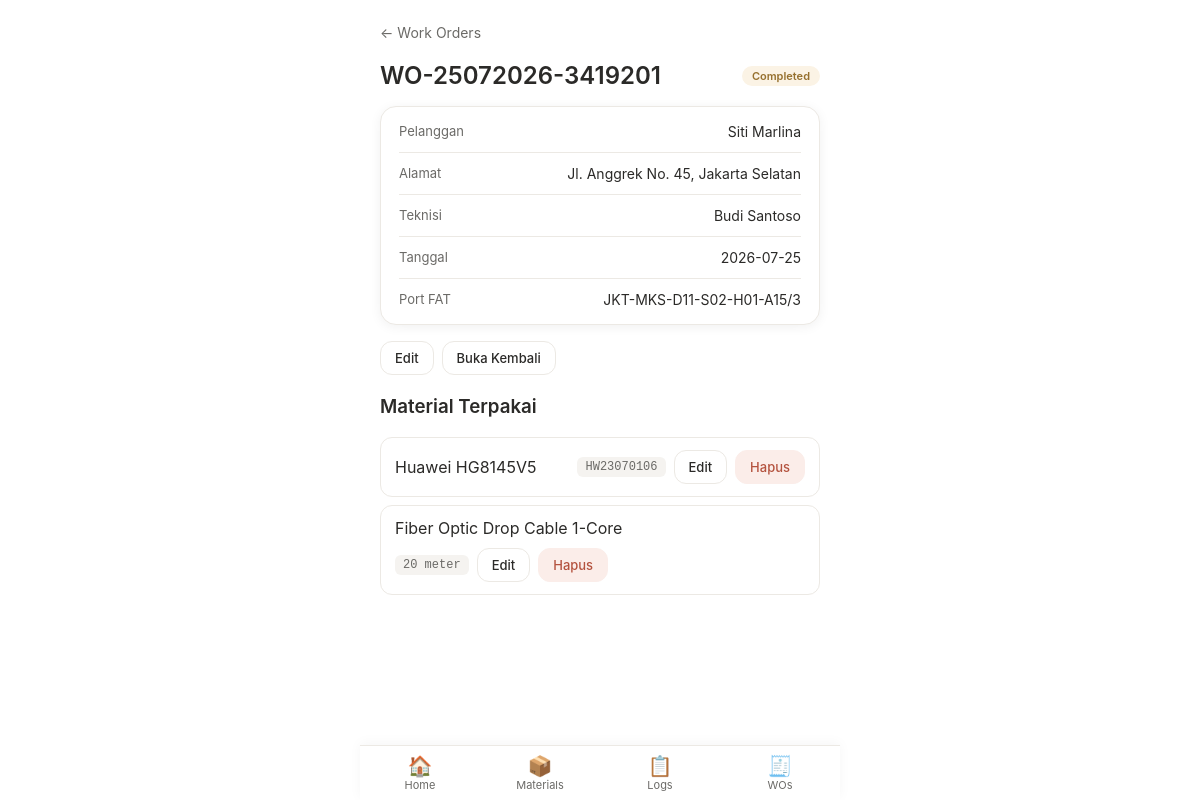
Screenshot of /index.php?page=workorder-detail&id=2 (signed in) with the database file from the repository.
### tables this page shows
CREATE TABLE work_orders (
  id INT AUTO_INCREMENT PRIMARY KEY,
  wo_no VARCHAR(50) NOT NULL UNIQUE,
  wo_date DATE NOT NULL,
  technician_id INT NOT NULL,
  customer_name VARCHAR(150) NOT NULL,
  customer_address VARCHAR(255),
  port_fat VARCHAR(100),
  status ENUM('open', 'completed') NOT NULL DEFAULT 'open',
  notes TEXT NULL,
  created_at DATETIME NOT NULL DEFAULT CURRENT_TIMESTAMP,
  CONSTRAINT fk_work_orders_technician
    FOREIGN KEY (technician_id) REFERENCES users(id)
    ON DELETE RESTRICT ON UPDATE CASCADE
);

CREATE TABLE users (
  id INT AUTO_INCREMENT PRIMARY KEY,
  name VARCHAR(100) NOT NULL,
  username VARCHAR(50) NOT NULL UNIQUE,
  password VARCHAR(255) NOT NULL,  
  role ENUM('admin', 'teknisi') NOT NULL,
  created_at DATETIME NOT NULL DEFAULT CURRENT_TIMESTAMP
);

CREATE TABLE usage_logs (
  id INT AUTO_INCREMENT PRIMARY KEY,
  wo_id INT NOT NULL,
  technician_id INT NOT NULL,
  material_id INT NOT NULL,
  serial_number VARCHAR(100) NULL,    
  qty_used DECIMAL(10,2) NULL,        
  is_deleted TINYINT(1) NOT NULL DEFAULT 0,
  deleted_at DATETIME NULL,
  created_at DATETIME NOT NULL DEFAULT CURRENT_TIMESTAMP,
  CONSTRAINT fk_usage_logs_wo
    FOREIGN KEY (wo_id) REFERENCES work_orders(id)
    ON DELETE RESTRICT ON UPDATE CASCADE,
  CONSTRAINT fk_usage_logs_technician
    FOREIGN KEY (technician_id) REFERENCES users(id)
    ON DELETE RESTRICT ON UPDATE CASCADE,
  CONSTRAINT fk_usage_logs_material
    FOREIGN KEY (material_id) REFERENCES materials(id)
    ON DELETE RESTRICT ON UPDATE CASCADE
);

CREATE TABLE materials (
  id INT AUTO_INCREMENT PRIMARY KEY,
  item_code VARCHAR(30) NOT NULL UNIQUE,
  category_id INT NOT NULL,
  description VARCHAR(255) NOT NULL,
  merk VARCHAR(50),
  tracking_type ENUM('serial', 'quantity') NOT NULL,
  unit VARCHAR(20) NOT NULL,  
  stock_qty DECIMAL(10,2) NOT NULL DEFAULT 0,
  low_stock_threshold DECIMAL(10,2) NULL DEFAULT NULL,
  created_at DATETIME NOT NULL DEFAULT CURRENT_TIMESTAMP,
  CONSTRAINT fk_materials_category
    FOREIGN KEY (category_id) REFERENCES categories(id)
    ON DELETE RESTRICT ON UPDATE CASCADE
);

### app/controllers/WorkOrderController.php (called while the page is built, shortened)
<?php
require_once __DIR__ . '/../models/WorkOrder.php';
require_once __DIR__ . '/../models/UsageLog.php';
class WorkOrderController
{
    public function detail(): void
    {
        $id = (int) ($_GET['id'] ?? 0);
        $workOrder = WorkOrder::find($id);
        $loggedMaterials = UsageLog::getByWorkOrder($id);
        require __DIR__ . '/../views/partials/header.php';
        require __DIR__ . '/../views/admin/workorders/detail.php';
        require __DIR__ . '/../views/partials/navbar.php';
        require __DIR__ . '/../views/partials/footer.php';
    }
}

### app/core/Router.php (called while the page is built, shortened)
<?php
class Router
{
    private static array $routes = [
        'login'     => ['AuthController', 'showLogin'],
        'do_login'  => ['AuthController', 'login'],
        'logout'    => ['AuthController', 'logout'],
        'dashboard' => ['DashboardController', 'index'],
        'home'      => ['DashboardController', 'teknisiHome'],
        'materials'             => ['MaterialController', 'index'],
        'material-form'         => ['MaterialController', 'form'],
        'material-save'         => ['MaterialController', 'save'],
        'material-serials'      => ['MaterialController', 'serials'],
        'material-serial-add'   => ['MaterialController', 'addSerial'],
        'material-stock-adjust' => ['MaterialController', 'adjustStock'],
        'workorders'             => ['WorkOrderController', 'index'],
        'workorder-form'         => ['WorkOrderController', 'form'],
        'workorder-save'         => ['WorkOrderController', 'save'],
        'workorder-detail'       => ['WorkOrderController', 'detail'],
        'workorder-toggle-status' => ['WorkOrderController', 'toggleStatus'],
        'log-usage'      => ['UsageLogController', 'form'],
        'usage-log-save' => ['UsageLogController', 'save'],
        'usage-log-edit'   => ['UsageLogController', 'editForm'],
        'usage-log-update' => ['UsageLogController', 'update'],
        'usage-log-delete' => ['UsageLogController', 'delete'],
        'history' => ['UsageLogController', 'history'],
        'logs'    => ['UsageLogController', 'adminLogs'],
        'audit-log' => ['AuditController', 'index'],
    ];
    public static function dispatch(): void
    {
        $page = $_GET['page'] ?? '';
        [$controllerName, $method] = self::$routes[$page];
        $controller = new $controllerName();
        $controller->$method();
    }
}

### public/index.php (called while the page is built, shortened)
<?php
require_once __DIR__ . '/../app/core/Router.php';
Router::dispatch();

### app/models/WorkOrder.php (called while the page is built, shortened)
<?php
class WorkOrder
{
    public static function find(int $id): ?array
    {
        $pdo = Database::getConnection();
        $stmt = $pdo->prepare(
            'SELECT wo.*, u.name AS technician_name
             FROM work_orders wo
             JOIN users u ON u.id = wo.technician_id
             WHERE wo.id = :id
             LIMIT 1'
        );
        $stmt->execute(['id' => $id]);
        $row = $stmt->fetch();
        return $row ?: null;
    }
}

### app/models/UsageLog.php (called while the page is built, shortened)
<?php
class UsageLog
{
    public static function getByWorkOrder(int $woId): array
    {
        $pdo = Database::getConnection();
        $stmt = $pdo->prepare(
            "SELECT ul.id, ul.wo_id, ul.material_id, ul.serial_number, ul.qty_used, ul.created_at,
                    m.description AS material_description, m.unit, m.tracking_type
             FROM usage_logs ul
             JOIN materials m ON m.id = ul.material_id
             WHERE ul.wo_id = :wo_id AND ul.is_deleted = 0
             ORDER BY ul.created_at ASC"
        );
        $stmt->execute(['wo_id' => $woId]);
        return $stmt->fetchAll();
    }
}

### app/views/admin/workorders/detail.php (the view, shortened to what this page needs)
<div class="container">
    <div class="topbar">
        <a href="index.php?page=workorders" class="topbar-back">&larr; Work Orders</a>
    </div>
    <div class="section-header">
        <h2><?= htmlspecialchars($workOrder['wo_no']) ?></h2>
        <span class="badge badge-<?= $workOrder['status'] === 'open' ? 'serial' : 'quantity' ?>">
            <?= $workOrder['status'] === 'open' ? 'Open' : 'Completed' ?>
        </span>
    </div>
    <div class="wo-info-card">
        <div class="wo-info-row">
            <span class="wo-info-label">Pelanggan</span>
            <span class="wo-info-value"><?= htmlspecialchars($workOrder['customer_name']) ?></span>
        </div>
        <?php if ($workOrder['customer_address']): ?>
            <div class="wo-info-row">
                <span class="wo-info-label">Alamat</span>
                <span class="wo-info-value"><?= htmlspecialchars($workOrder['customer_address']) ?></span>
            </div>
        <?php endif; ?>
        <div class="wo-info-row">
            <span class="wo-info-label">Teknisi</span>
            <span class="wo-info-value"><?= htmlspecialchars($workOrder['technician_name']) ?></span>
        </div>
        <div class="wo-info-row">
            <span class="wo-info-label">Tanggal</span>
            <span class="wo-info-value"><?= htmlspecialchars($workOrder['wo_date']) ?></span>
        </div>
        <?php if ($workOrder['port_fat']): ?>
            <div class="wo-info-row">
                <span class="wo-info-label">Port FAT</span>
                <span class="wo-info-value"><?= htmlspecialchars($workOrder['port_fat']) ?></span>
            </div>
        <?php endif; ?>
    </div>
    <div class="material-actions" style="margin-bottom: 20px;">
        <a href="index.php?page=workorder-form&id=<?= $workOrder['id'] ?>" class="btn-small">Edit</a>
        <form method="POST" action="index.php?page=workorder-toggle-status" style="display:inline;">
            <button type="submit" class="btn-small">
                <?= $workOrder['status'] === 'open' ? 'Tandai Selesai' : 'Buka Kembali' ?>
            </button>
        </form>
    </div>
    <h3>Material Terpakai</h3>
    <?php if (empty($loggedMaterials)): ?>
        <p class="placeholder-note">Belum ada material yang dilog untuk WO ini.</p>
    <?php else: ?>
        <div class="serial-list">
            <?php foreach ($loggedMaterials as $log): ?>
                <div class="serial-row log-row">
                    <span><?= htmlspecialchars($log['material_description']) ?></span>
                    <div class="log-row-actions">
                        <span class="mono-code">
                            <?= $log['serial_number']
                                ? htmlspecialchars($log['serial_number'])
                                : rtrim(rtrim(number_format((float) $log['qty_used'], 2, '.', ''), '0'), '.') . ' ' . htmlspecialchars($log['unit']) ?>
                        </span>
                        <a href="index.php?page=usage-log-edit&id=<?= $log['id'] ?>&return_to=workorder-detail" class="btn-small">Edit</a>
                        <form method="POST" action="index.php?page=usage-log-delete" style="display:inline;"
                              onsubmit="return confirm('Yakin ingin menghapus log ini? Stok akan dikembalikan.');">
                            <button type="submit" class="btn-small btn-danger-small">Hapus</button>
                        </form>
                    </div>
                </div>
            <?php endforeach; ?>
        </div>
    <?php endif; ?>
</div>

### public/assets/css/style.css (style rules this page uses)
:root { --color-bg: #FFFFFF; --color-surface: #FFFFFF; --color-text: #2B2A28; --color-text-muted: #6B6A67; --color-accent: #D97757; --color-accent-hover: #C5643F; --color-border: #ECE9E4; --color-danger: #B4533F; --color-danger-bg: #FBEDE9; --shadow-soft: 0 2px 12px rgba(0, 0, 0, 0.06); --radius-lg: 16px; --radius-md: 12px; }
* { box-sizing: border-box; }
body { margin: 0; font-family: -apple-system, BlinkMacSystemFont, 'Segoe UI', Roboto, sans-serif; background: var(--color-bg); color: var(--color-text); -webkit-font-smoothing: antialiased; }
h1, h2, h3 { font-weight: 600; }
.container { padding: 24px 20px; }
.topbar { display: flex; justify-content: space-between; align-items: center; margin-bottom: 20px; }
.section-header { display: flex; justify-content: space-between; align-items: center; margin-bottom: 16px; }
.section-header h2 { margin: 0; }
.topbar-back { font-size: 14px; color: var(--color-text-muted); text-decoration: none; }
.btn-small { display: inline-block; padding: 8px 14px; border: 1px solid var(--color-border); border-radius: var(--radius-md); background: #fff; color: var(--color-text); font-size: 13px; font-weight: 500; text-decoration: none; cursor: pointer; font-family: inherit; white-space: nowrap; }
.mono-code { font-family: 'SFMono-Regular', Consolas, monospace; font-size: 12px; color: var(--color-text-muted); background: #F5F3F0; padding: 3px 8px; border-radius: 6px; }
.badge { display: inline-block; padding: 3px 10px; border-radius: 999px; font-size: 11px; font-weight: 600; }
.badge-quantity { background: #FBF3E5; color: #96702E; }
.material-actions { display: flex; gap: 8px; align-items: center; flex-wrap: wrap; }
.serial-list { display: flex; flex-direction: column; gap: 8px; }
.serial-row { display: flex; justify-content: space-between; align-items: center; background: var(--color-surface); border: 1px solid var(--color-border); border-radius: var(--radius-md); padding: 12px 14px; }
.wo-info-card { background: var(--color-surface); border: 1px solid var(--color-border); border-radius: var(--radius-lg); box-shadow: var(--shadow-soft); padding: 4px 18px; margin-bottom: 16px; }
.wo-info-row { display: flex; justify-content: space-between; gap: 16px; padding: 12px 0; border-bottom: 1px solid var(--color-border); }
.wo-info-row:last-child { border-bottom: none; }
.wo-info-label { font-size: 13px; color: var(--color-text-muted); flex-shrink: 0; }
.wo-info-value { font-size: 14px; text-align: right; }
.btn-danger-small { background: var(--color-danger-bg); border-color: var(--color-danger-bg); color: var(--color-danger); }
.log-row { flex-wrap: wrap; gap: 10px; }
.log-row-actions { display: flex; align-items: center; gap: 8px; flex-wrap: wrap; }

### rows the page displays
work_orders: wo_no "WO-25072026-3419201", customer_name "Siti Marlina", customer_address "Jl. Anggrek No. 45, Jakarta Selatan", technician.name "Budi Santoso", wo_date "2026-07-25", port_fat "JKT-MKS-D11-S02-H01-A15/3"
usage_logs: material.description "Huawei HG8145V5", serial_number "HW23070106"
usage_logs: material.description "Fiber Optic Drop Cable 1-Core", qty_used "20", material.unit "meter"

### other values shown
$item['icon'] "🏠"
$item['label'] "Home"
$item['icon'] "📦"
$item['label'] "Materials"
$item['icon'] "📋"
$item['label'] "Logs"
$item['icon'] "🧾"
$item['label'] "WOs"
